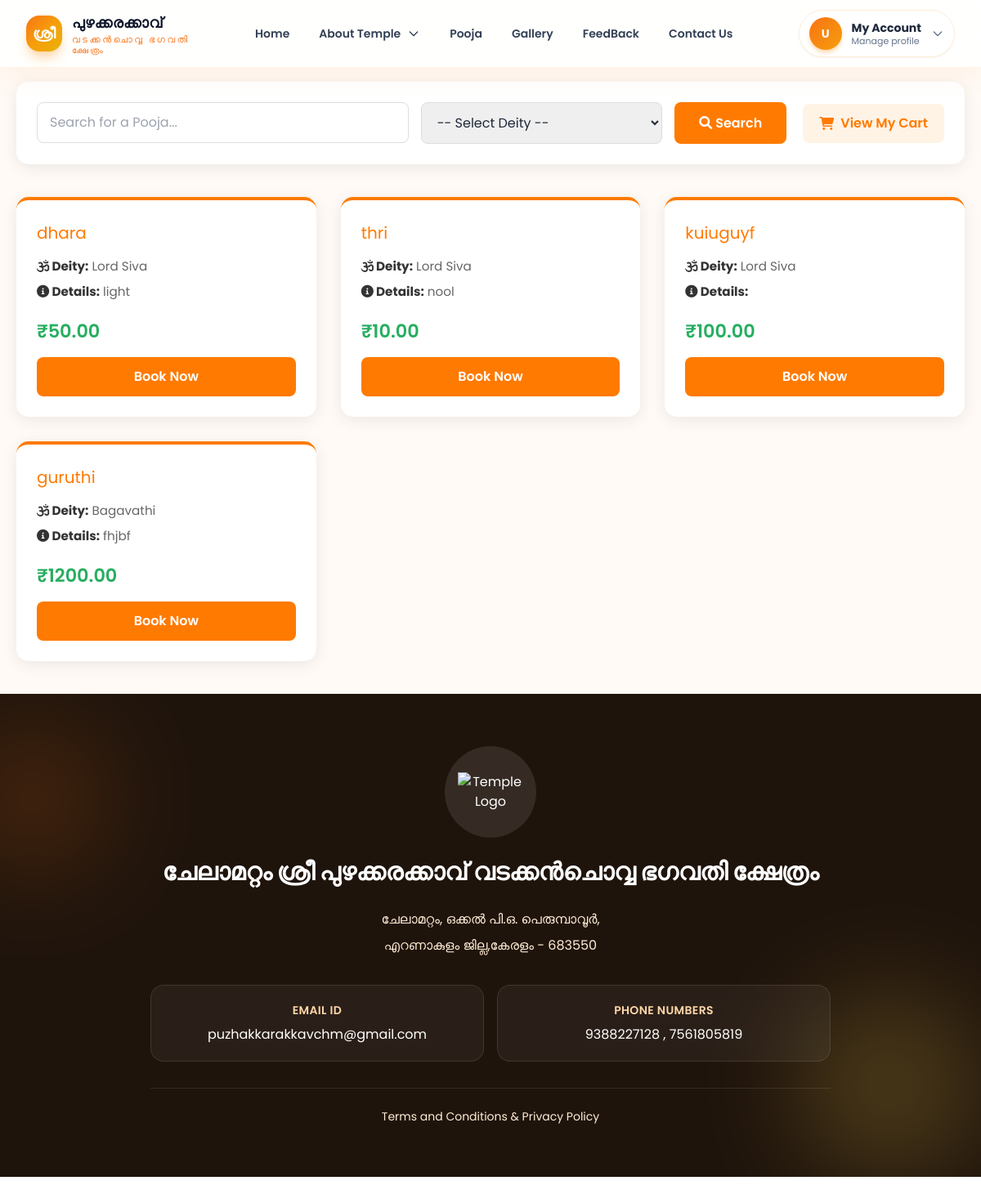
Page /User/ViewPoojas/ on the committed database.
### Admin/models.py (models this page shows, shortened)
class tbl_pooja(models.Model):
    pooja_name = models.CharField(max_length=120)
    pooja_details = models.TextField(blank=True, null=True)
    pooja_amount = models.DecimalField(max_digits=10, decimal_places=2)
    pooja_duration_mins = models.PositiveIntegerField(default=0)
    pooja_time_label = models.CharField(max_length=80, blank=True, null=True)
    deity_id = models.ForeignKey(tbl_deity, on_delete=models.PROTECT)
    pooja_is_active = models.BooleanField(default=True)
    created_at = models.DateTimeField(auto_now_add=True)
    updated_at = models.DateTimeField(auto_now=True)
    class Meta:
        unique_together = ("pooja_name", "deity_id")

class tbl_deity(models.Model):
    deity_name = models.CharField(max_length=80, unique=True)
    deity_image = models.FileField(upload_to="Assets/Admin/Deity/", null=True, blank=True)
    deity_is_active = models.BooleanField(default=True)

### User/views.py (the view, shortened to what this page needs)
# urls.py: path('ViewPoojas/',views.ViewPoojas,name="ViewPoojas"),
def ViewPoojas(request):
    deities = tbl_deity.objects.filter(deity_is_active=True)
    p_data = tbl_pooja.objects.all()
    return render(request, 'User/ViewPoojas.html', {
        'poojaData': p_data,
        'deities': deities
    })

### User/Templates/User/ViewPoojas.html (shortened to what this page needs)
{% extends 'User/Header.html' %}
{% block content %}
<!DOCTYPE html>
<html lang="en">
<head>
    <link rel="stylesheet" href="https://cdnjs.cloudflare.com/ajax/libs/font-awesome/6.0.0/css/all.min.css">
</head>
<body>
    <div class="container">
        <div class="search-section">
            <form action="" method="post" class="search-form">
                <div class="input-group">
                    <input type="text" name="txt_search" placeholder="Search for a Pooja...">
                </div>
                <div class="input-group">
                    <select name="sel_deity" id="sel_deity">
                        <option value="">-- Select Deity --</option>
                    </select>
                </div>
                <button type="submit" class="btn-search">
                    <i class="fa fa-search"></i> Search
                </button>
            </form>
            <a href="{% url 'User:MyCart' %}" class="cart-link">
                <i class="fa fa-shopping-cart"></i> View My Cart
            </a>
        </div>
        <div class="pooja-grid">
            {% for i in poojaData %}
            <div class="pooja-card">
                <div>
                    <h3>{{ i.pooja_name }}</h3>
                    <div class="pooja-info">
                        <p><strong><i class="fa fa-om"></i> Deity:</strong> {{ i.deity_id.deity_name }}</p>
                        <p><strong><i class="fa fa-info-circle"></i> Details:</strong> {{ i.pooja_details|truncatechars:80 }}</p>
                    </div>
                    <span class="rate-tag">₹{{ i.pooja_amount }}</span>
                </div>
                <div class="card-footer">
                    {% if i.pooja_is_active %}
                    <a href="{% url 'User:AddCart' i.id %}" class="btn-booking">Book Now</a>
                    {% else %}
                    <span class="status-unavailable">Currently Unavailable</span>
                    {% endif %}
                </div>
            </div>
            {% empty %}
            <div style="grid-column: 1 / -1; text-align: center; padding: 50px;">
                <p style="color: #999; font-size: 1.2rem;">No Poojas found matching your criteria.</p>
            </div>
            {% endfor %}
        </div>
    </div>
</body>
</html>
{% endblock content %}

### User/Templates/User/Header.html (shortened to what this page needs)
{% load static %}
<!DOCTYPE html>
<html lang="en">
<head>
  <script src="https://cdn.tailwindcss.com"></script>
</head>
<body class="bg-[#fffaf5] text-slate-800 antialiased selection:bg-orange-200 selection:text-orange-900">
  <header class="fixed inset-x-0 top-0 z-50">
    <div class="border-b border-orange-100/70 bg-white/85 backdrop-blur-xl shadow-[0_10px_30px_rgba(251,146,60,0.08)]">
      <div class="mx-auto flex max-w-7xl items-center justify-between px-4 py-3 sm:px-6 lg:px-8">
        <div class="flex items-center gap-3">
          <a href="{% url 'User:Homepage' %}" class="flex items-center gap-3">
            <div class="flex h-11 w-11 items-center justify-center rounded-2xl bg-gradient-to-br from-orange-500 via-amber-500 to-yellow-500 text-white shadow-lg shadow-orange-200">
              <span class="text-lg font-bold">ശ്രീ</span>
            </div>
            <div class="leading-tight">
              <h1 class="text-base font-extrabold tracking-wide text-slate-900 sm:text-lg">പുഴക്കരക്കാവ്</h1>
              <p class="text-[11px] font-medium uppercase tracking-[0.24em] text-orange-500">വടക്കൻചൊവ്വ ഭഗ‌വതി</p>
              <p class="text-[10px] font-medium uppercase tracking-[0.24em] text-orange-500">ക്ഷേത്രം</p>
            </div>
          </a>
        </div>
        <nav class="hidden items-center gap-1 lg:flex">
          <a href="{% url 'User:Homepage' %}" class="rounded-full px-4 py-2.5 text-sm font-semibold text-slate-700 transition hover:bg-orange-50 hover:text-orange-600">
            Home
          </a>
          <div class="group relative">
            <button type="button" class="flex items-center gap-2 rounded-full px-4 py-2.5 text-sm font-semibold text-slate-700 transition hover:bg-orange-50 hover:text-orange-600">
              About Temple
              <svg class="h-4 w-4 transition duration-300 group-hover:rotate-180" fill="none" stroke="currentColor" viewBox="0 0 24 24">
                <path stroke-linecap="round" stroke-linejoin="round" stroke-width="2" d="M19 9l-7 7-7-7"></path>
              </svg>
            </button>
          </div>
          <a href="{% url 'User:ViewPoojas' %}" class="rounded-full px-4 py-2.5 text-sm font-semibold text-slate-700 transition hover:bg-orange-50 hover:text-orange-600">
            Pooja
          </a>
          <a href="{% url 'User:ViewGallery' %}" class="rounded-full px-4 py-2.5 text-sm font-semibold text-slate-700 transition hover:bg-orange-50 hover:text-orange-600">
            Gallery
          </a>
          <a href="{% url 'User:Feedback' %}" class="rounded-full px-4 py-2.5 text-sm font-semibold text-slate-700 transition hover:bg-orange-50 hover:text-orange-600">
            FeedBack
          </a>
          <a href="{% url 'User:Contact' %}" class="rounded-full px-4 py-2.5 text-sm font-semibold text-slate-700 transition hover:bg-orange-50 hover:text-orange-600">
            Contact Us
          </a>
        </nav>
        <div class="hidden lg:block">
          <div class="group relative">
            <button type="button" class="flex items-center gap-3 rounded-full border border-orange-100 bg-white px-3 py-2 shadow-sm transition hover:border-orange-200 hover:shadow-md">
              <div class="flex h-10 w-10 items-center justify-center rounded-full bg-gradient-to-br from-orange-500 to-amber-500 text-sm font-bold text-white shadow-md shadow-orange-200">
                U
              </div>
              <div class="text-left leading-tight">
                <p class="text-sm font-bold text-slate-800">My Account</p>
                <p class="text-[11px] text-slate-500">Manage profile</p>
              </div>
              <svg class="h-4 w-4 text-slate-500 transition duration-300 group-hover:rotate-180" fill="none" stroke="currentColor" viewBox="0 0 24 24">
                <path stroke-linecap="round" stroke-linejoin="round" stroke-width="2" d="M19 9l-7 7-7-7"></path>
              </svg>
            </button>
          </div>
        </div>
      </div>
    </div>
  </header>
<div style="margin-top: 100px;">
   {% block content %}
{% endblock content %}
</div>
  <footer id="contact" class="relative overflow-hidden bg-[#1f140c] text-white">
    <div class="absolute inset-0 opacity-20">
      <div class="absolute -left-12 top-10 h-44 w-44 rounded-full bg-orange-500 blur-3xl"></div>
      <div class="absolute bottom-0 right-0 h-56 w-56 rounded-full bg-amber-300 blur-3xl"></div>
    </div>
    <div class="relative mx-auto max-w-4xl px-4 py-16 text-center sm:px-6 lg:px-8">
      <div class="mx-auto mb-6 flex h-28 w-28 items-center justify-center rounded-full bg-white/10 p-4 backdrop-blur">
        <img src="{% static 'Main/images/logo11.png' %}" class="max-h-full max-w-full object-contain" alt="Temple Logo">
      </div>
      <h2 class="text-2xl font-extrabold leading-snug sm:text-3xl">
        ചേലാമറ്റം ശ്രീ പുഴക്കരക്കാവ് വടക്കൻചൊവ്വ ഭഗവതി ക്ഷേത്രം
      </h2>
      <p class="mx-auto mt-6 max-w-2xl text-base leading-8 text-orange-100">
        ചേലാമറ്റം, ഒക്കൽ പി.ഒ. പെരുമ്പാവൂർ,<br> എറണാകുളം ജില്ല,കേരളം - 683550
      </p>
      <div class="mt-8 grid gap-4 sm:grid-cols-2">
        <div class="rounded-2xl border border-white/10 bg-white/5 p-5 backdrop-blur">
          <p class="text-sm font-semibold uppercase tracking-wide text-orange-200">Email id</p>
          <p class="mt-2 text-base text-white">puzhakkarakkavchm@gmail.com</p>
        </div>
        <div class="rounded-2xl border border-white/10 bg-white/5 p-5 backdrop-blur">
          <p class="text-sm font-semibold uppercase tracking-wide text-orange-200">Phone Numbers</p>
          <p class="mt-2 text-base text-white">9388227128 , 7561805819</p>
        </div>
      </div>
      <p class="mt-8 border-t border-white/10 pt-6 text-sm text-orange-100">
        Terms and Conditions & Privacy Policy
      </p>
    </div>
  </footer>
  <div class="bg-white py-4">
  </div>
</body>
</html>

### User/Templates/User/ViewPoojas.html (style rules this page uses)
:root { --primary-color: #ff7a00; --secondary-color: #e66c00; --bg-color: #f8f9fa; --text-dark: #333; --shadow: 0 4px 20px rgba(0, 0, 0, 0.08); }
body { background-color: var(--bg-color); font-family: 'Poppins', sans-serif; color: var(--text-dark); margin: 0; padding: 0; }
.container { max-width: 1200px; margin: 40px auto; padding: 0 20px; }
.search-section { background: white; padding: 25px; border-radius: 15px; box-shadow: var(--shadow); margin-bottom: 40px; display: flex; justify-content: space-between; align-items: center; flex-wrap: wrap; gap: 20px; }
.search-form { display: flex; gap: 15px; flex-grow: 1; }
.input-group { position: relative; flex-grow: 1; }
.search-form input[type="text"], .search-form select { width: 100%; padding: 12px 15px; border: 1px solid #ddd; border-radius: 8px; outline: none; transition: 0.3s; }
.btn-search { padding: 12px 30px; background: var(--primary-color); color: white; border: none; border-radius: 8px; font-weight: 600; cursor: pointer; transition: 0.3s; }
.cart-link { background: #fff3e6; padding: 12px 20px; border-radius: 8px; color: var(--primary-color); text-decoration: none; font-weight: 600; display: flex; align-items: center; gap: 8px; transition: 0.3s; }
.pooja-grid { display: grid; grid-template-columns: repeat(auto-fill, minmax(300px, 1fr)); gap: 30px; }
.pooja-card { background: white; border-radius: 15px; padding: 25px; box-shadow: var(--shadow); transition: transform 0.3s ease, box-shadow 0.3s ease; position: relative; display: flex; flex-direction: column; justify-content: space-between; border-top: 4px solid var(--primary-color); }
.pooja-card h3 { margin: 0 0 15px 0; color: var(--primary-color); font-size: 1.25rem; }
.pooja-info { margin-bottom: 20px; }
.pooja-info p { margin: 8px 0; font-size: 0.95rem; color: #666; }
.pooja-info strong { color: var(--text-dark); }
.rate-tag { font-size: 1.4rem; color: #27ae60; font-weight: 600; margin-bottom: 15px; display: block; }
.btn-booking { display: block; text-align: center; background: var(--primary-color); color: white !important; text-decoration: none; padding: 12px; border-radius: 8px; font-weight: 600; transition: 0.3s; }

### rows in the picture
tbl_pooja: pooja_name "dhara", deity_id.deity_name "Lord Siva", pooja_details "light", pooja_amount "50.00", pooja_is_active "Book Now"
tbl_pooja: pooja_name "thri", deity_id.deity_name "Lord Siva", pooja_details "nool", pooja_amount "10.00", pooja_is_active "Book Now"
tbl_pooja: pooja_name "kuiuguyf", deity_id.deity_name "Lord Siva", pooja_amount "100.00", pooja_is_active "Book Now"
tbl_pooja: pooja_name "guruthi", deity_id.deity_name "Bagavathi", pooja_details "fhjbf", pooja_amount "1200.00", pooja_is_active "Book Now"
